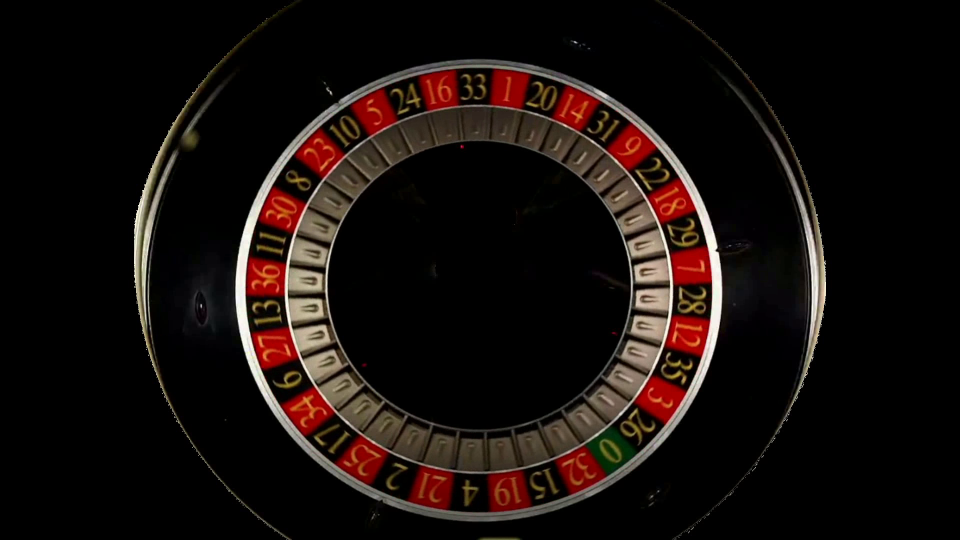
#> input picture frame 10 of ANResource/VIDEO-MP4/RESULT-INPUT.mp4, 1920 x 1080 px (shown at 1/2 size)
$ python C_points.py
#> lines starting #> are read from the running program, lines starting #| are printed output that depends on the picture; after the words box and inside, x2 and y2 are one past the last pixel; in counts of white or black regions, pixels touching at a corner belong together
import cv2 as cv
import csv
version = 3
name_csv= f"ANResource/points-v{version}.csv"

def main():
    camera = cv.VideoCapture("ANResource\VIDEO-MP4\RESULT-INPUT.mp4")
    ok, image = camera.read() # Grabs, decodes and returns the next video frame.
#> image is the input picture: shape (1080, 1920, 3); mean B, G, R 12.7, 15.3, 23.4
    i = 0
    cv.imshow("JUST EXAMPLE", image)
    cv.waitKey(0)


    points_or = [[([524, 1025],[660,1045]), ([500, 1005],[650,1025]),   ([480, 985],[625,1005])],
                 [([300, 500],[430, 580])],
                [ ([548, 20],[685, 40]),([522, 40],[665, 60]),([505, 60],[650, 75])],

                    [([1200, 20],[1365, 40]),([1215, 40],[1385, 60]),([1225, 60],[1405, 75])],
                    [( [1485, 500],  [1615, 580])],
                     [ ([1300,975], [1453,995]),([1280,995], [1432,1015]), ([1260,1015], [1410,1035])]]

    extra_p1 = [[[1029, 519], [1008, 497]], [[570, 298]], [[57,516],[35,543]],   [[57,1393],[35,1372]], [[570, 1617]],[[1000,1437],[1021,1416]]] # y,x

    extra_p2 = [[[985, 640], [995, 650]], [[550, 440], [530, 440]], [[78,653],[72,665]],

                      [[72,1210],[62,1195]], [[550, 1475], [530, 1475]], [[985,1280],[995,1260]] ]

    points = create_points(points_or)
    for i, list in enumerate(points):
        for point4 in extra_p1[i]:
            list.append(point4)
        for point4 in extra_p2[i]:
            list.append(point4)
    if True:
        image_show3 = image.copy()
        for j in points:
            c = 0
            for point4 in j:
                c += 5
                if c > 255:
                    c = 0
                cv.rectangle(image_show3, (point4[1], point4[0]), (point4[1], point4[0]), (c,255-c,0), thickness=4 )
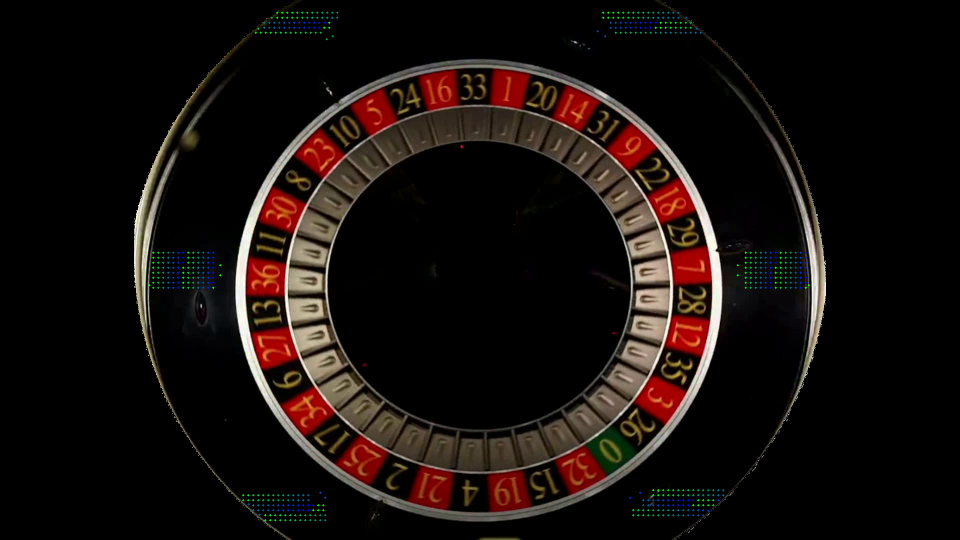
#> image_show3: shape (1080, 1920, 3) (shown at 1/2 size); 0.35% of pixels changed, all inside (x1, y1, x2, y2) = (296, 23, 1620, 1043)

        for group in extra_p2:
            for point in group:
                cv.rectangle(image_show3, (point[1], point[0]), (point[1], point[0]), (255,0,255), thickness=5 )
#> image_show3: shape (1080, 1920, 3); 0.02% of pixels changed, all inside (x1, y1, x2, y2) = (437, 59, 1479, 999)
        cv.imshow("SHOW POINTS", image_show3)
        cv.waitKey(0)

        with open(name_csv, mode='w', newline='') as file:
            writer = csv.writer(file)
            for sublist in points:
                for point in sublist:
                    writer.writerow(point)
                writer.writerow("000")

def create_points(points_or2):

    ret_points = []
    for group in points_or2:
        p_temp = []
        for gpoints in group:
            ratiox = ((gpoints[1][0]-gpoints[0][0])/10 )
            ratioy = ((gpoints[1][1]-gpoints[0][1])/10 )
            dx = int((gpoints[1][0] - gpoints[0][0]) / ratiox)
            dy = int((gpoints[1][1] - gpoints[0][1]) / ratioy)

            for ix in range(int(ratiox)): #
                x = gpoints[0][0] + ix * dx + int(dx*2/3)
                for iy in range(int(ratioy)):
                    y = gpoints[0][1] + iy * dy + int(dy/2)
                    p_temp.append((y, x))
        ret_points.append(p_temp)
    return ret_points
if __name__ == '__main__':
    main()

$ run again, starting later in the video
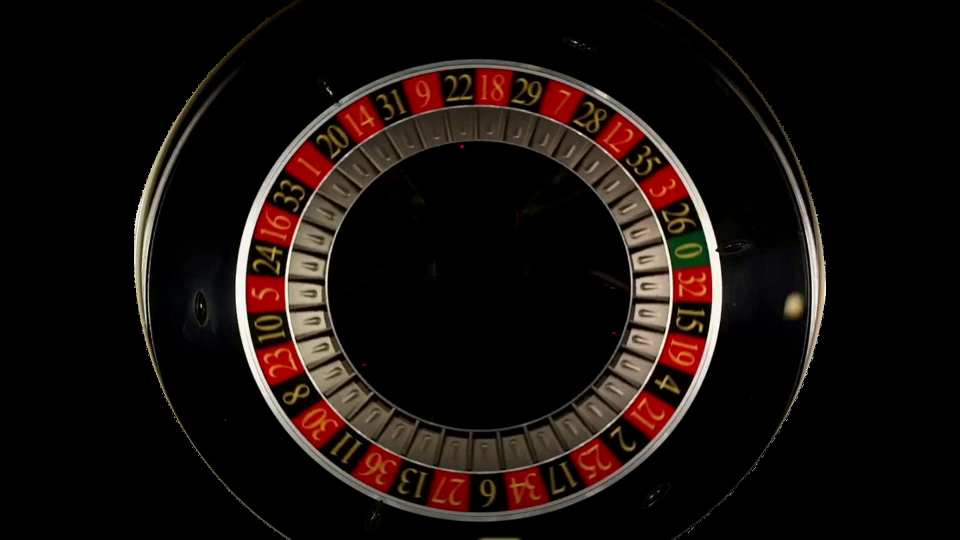
#> input picture frame 47 of ANResource/VIDEO-MP4/RESULT-INPUT.mp4, 1920 x 1080 px (shown at 1/2 size)
#> in main, image is the input picture: shape (1080, 1920, 3); mean B, G, R 12.7, 15.5, 23.4
#> after the loop in main, `for j in points:`:
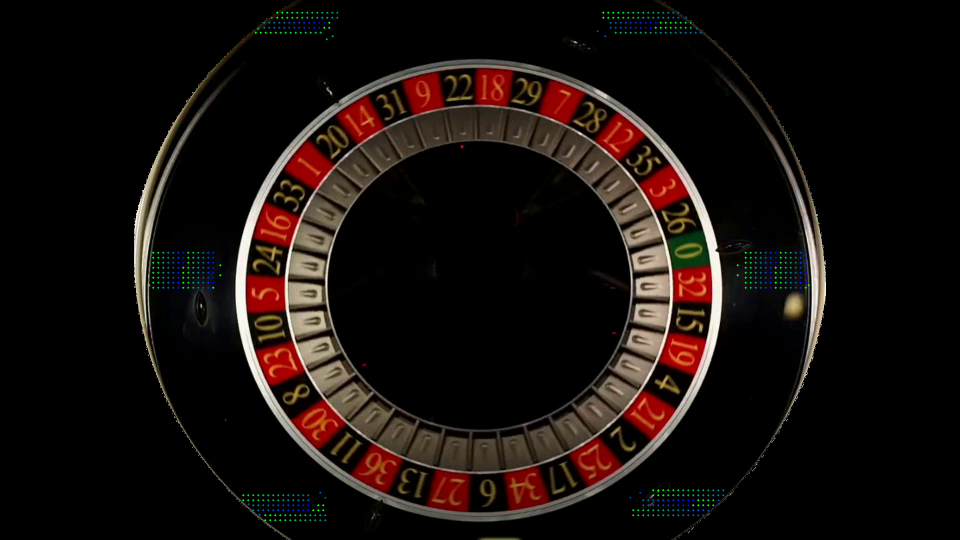
#> image_show3: shape (1080, 1920, 3) (shown at 1/2 size); 0.35% of pixels changed, all inside (x1, y1, x2, y2) = (296, 23, 1620, 1043)

$ run again, starting later in the video
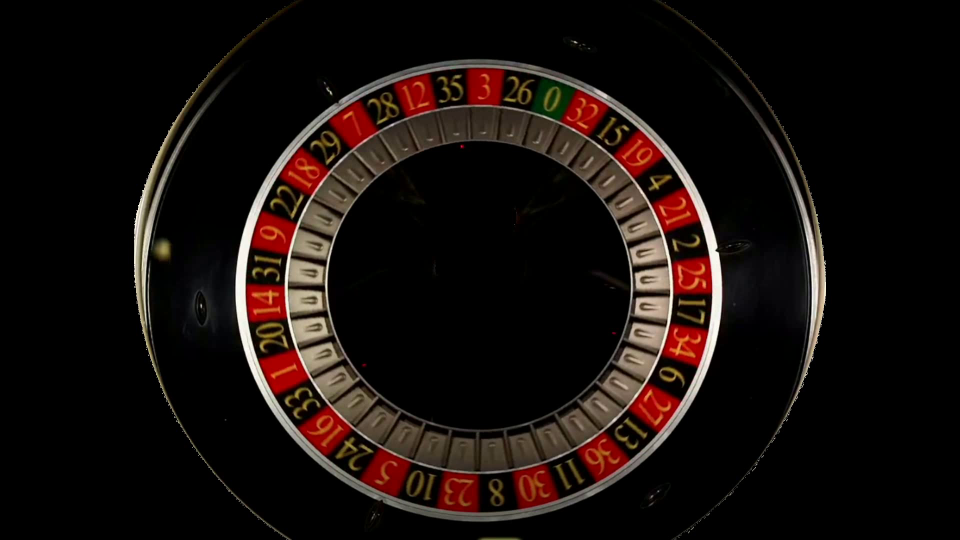
#> input picture frame 84 of ANResource/VIDEO-MP4/RESULT-INPUT.mp4, 1920 x 1080 px (shown at 1/2 size)
#> in main, image is the input picture: shape (1080, 1920, 3); mean B, G, R 12.7, 15.4, 23.5
#> after the loop in main, `for j in points:`:
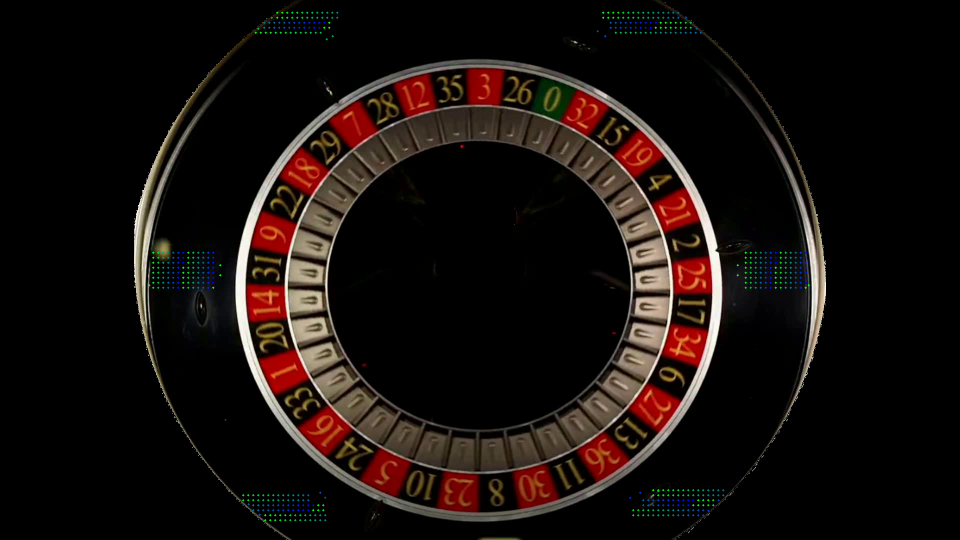
#> image_show3: shape (1080, 1920, 3) (shown at 1/2 size); 0.35% of pixels changed, all inside (x1, y1, x2, y2) = (296, 23, 1620, 1043)
